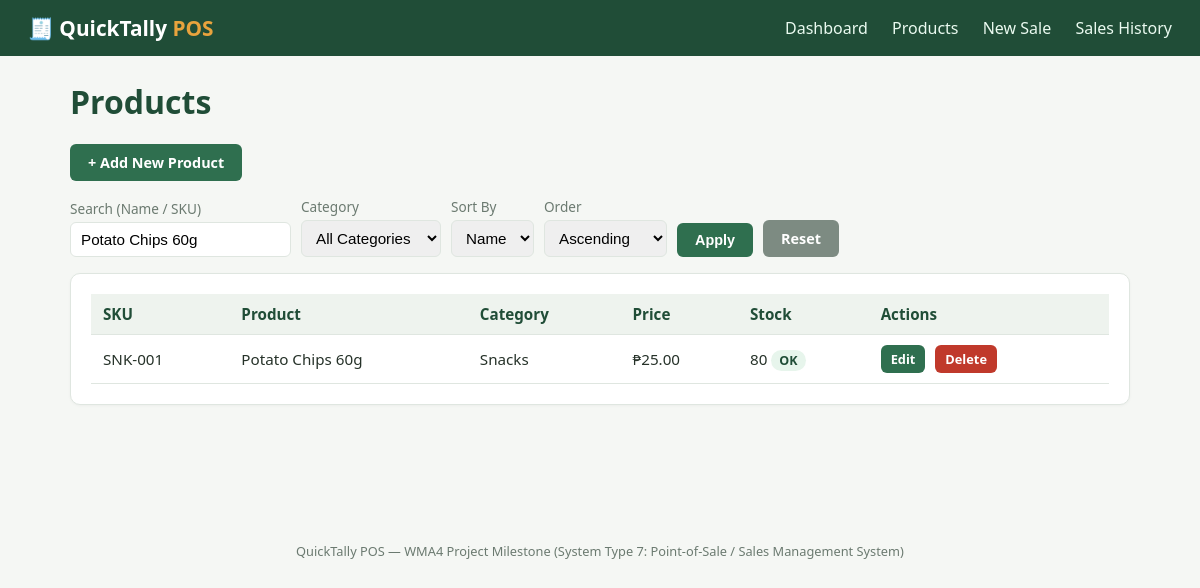
Screenshot of /products.php?keyword=Potato Chips 60g with the database file from the repository.
### tables this page shows
CREATE TABLE products (
    product_id      INT AUTO_INCREMENT PRIMARY KEY,
    category_id     INT NOT NULL,
    sku             VARCHAR(30) NOT NULL UNIQUE,
    product_name    VARCHAR(150) NOT NULL,
    description     VARCHAR(255) DEFAULT NULL,
    unit_price      DECIMAL(10,2) NOT NULL,
    stock_quantity  INT NOT NULL DEFAULT 0,
    reorder_level   INT NOT NULL DEFAULT 10,
    created_at      TIMESTAMP DEFAULT CURRENT_TIMESTAMP,
    updated_at      TIMESTAMP DEFAULT CURRENT_TIMESTAMP ON UPDATE CURRENT_TIMESTAMP,
    CONSTRAINT fk_products_category
        FOREIGN KEY (category_id) REFERENCES categories(category_id)
        ON UPDATE CASCADE ON DELETE RESTRICT
);

CREATE TABLE categories (
    category_id     INT AUTO_INCREMENT PRIMARY KEY,
    category_name   VARCHAR(100) NOT NULL UNIQUE,
    description     VARCHAR(255) DEFAULT NULL,
    created_at      TIMESTAMP DEFAULT CURRENT_TIMESTAMP
);

### classes/Product.php (called while the page is built, shortened)
<?php
class Product extends BaseModel
{
    private ?int $productId;
    private string $sku;
    private string $productName;
    private float $unitPrice;
    private int $stockQuantity;
    private int $reorderLevel;
    private ?string $categoryName = null;
    public function __construct(
        ?int $productId = null,
        int $categoryId = 0,
        string $sku = '',
        string $productName = '',
        ?string $description = null,
        float $unitPrice = 0.0,
        int $stockQuantity = 0,
        int $reorderLevel = 10
    ) {
        $this->productId     = $productId;
        $this->sku           = $sku;
        $this->productName   = $productName;
        $this->unitPrice     = $unitPrice;
        $this->stockQuantity = $stockQuantity;
        $this->reorderLevel  = $reorderLevel;
    }
    public function getProductId(): ?int { return $this->productId; }
    public function getSku(): string { return $this->sku; }
    public function getProductName(): string { return $this->productName; }
    public function getUnitPrice(): float { return $this->unitPrice; }
    public function getStockQuantity(): int { return $this->stockQuantity; }
    public function getCategoryName(): ?string { return $this->categoryName; }
    public function isLowStock(): bool
    {
        return $this->stockQuantity <= $this->reorderLevel;
    }
    public static function search(string $keyword = '', ?int $categoryId = null, string $sortBy = 'product_name', string $sortDir = 'ASC', int $limit = 50): array
    {
        $sortDir = strtoupper($sortDir) === 'DESC' ? 'DESC' : 'ASC';
        $sql = 'SELECT p.*, c.category_name
                  FROM products p
                  JOIN categories c ON c.category_id = p.category_id
                 WHERE (p.product_name LIKE :keyword1 OR p.sku LIKE :keyword2)';
        $params = [':keyword1' => "%{$keyword}%", ':keyword2' => "%{$keyword}%"];
        $sql .= " ORDER BY {$sortBy} {$sortDir} LIMIT :limit";
        $db = Database::getConnection();
        $stmt = $db->prepare($sql);
        foreach ($params as $key => $value) {
            $stmt->bindValue($key, $value);
        }
        $stmt->bindValue(':limit', $limit, PDO::PARAM_INT);
        $stmt->execute();
        $products = [];
        foreach ($stmt->fetchAll() as $row) {
            $products[] = self::hydrate($row);
        }
        return $products;
    }
    private static function hydrate(array $row): self
    {
        $product = new self(
            (int) $row['product_id'],
            (int) $row['category_id'],
            $row['sku'],
            $row['product_name'],
            $row['description'],
            (float) $row['unit_price'],
            (int) $row['stock_quantity'],
            (int) $row['reorder_level']
        );
        if (isset($row['category_name'])) {
            $product->categoryName = $row['category_name'];
        }
        return $product;
    }
}

### classes/Database.php (called while the page is built, shortened)
<?php
class Database
{
    private static ?PDO $instance = null;
    public static function getConnection(): PDO
    {
        if (self::$instance === null) {
            try {
                $dsn = 'mysql:host=' . DB_HOST . ';dbname=' . DB_NAME . ';charset=utf8mb4';
                self::$instance = new PDO($dsn, DB_USER, DB_PASS, [
                    PDO::ATTR_ERRMODE            => PDO::ERRMODE_EXCEPTION,
                    PDO::ATTR_DEFAULT_FETCH_MODE => PDO::FETCH_ASSOC,
                    PDO::ATTR_EMULATE_PREPARES   => false,
                ]);
            } catch (PDOException $e) {
                die('Database connection failed: ' . htmlspecialchars($e->getMessage()));
            }
        }
        return self::$instance;
    }
}

### products.php (the view, shortened to what this page needs)
<?php
require_once __DIR__ . '/classes/Product.php';
$keyword    = trim($_GET['keyword'] ?? '');
$categoryId = isset($_GET['category_id']) && $_GET['category_id'] !== '' ? (int) $_GET['category_id'] : null;
$sortBy     = $_GET['sort_by'] ?? 'product_name';
$sortDir    = $_GET['sort_dir'] ?? 'ASC';
$products   = Product::search($keyword, $categoryId, $sortBy, $sortDir, 200);
require __DIR__ . '/includes/header.php';
?>
<h1>Products</h1>
<p><a class="btn" href="product_form.php">+ Add New Product</a></p>
<form class="inline" method="get">
    <div class="field">
        <label for="keyword">Search (Name / SKU)</label>
        <input type="text" id="keyword" name="keyword" value="<?= htmlspecialchars($keyword) ?>" placeholder="e.g. water">
    </div>
    <div class="field">
        <label for="category_id">Category</label>
        <select id="category_id" name="category_id">
            <option value="">All Categories</option>
        </select>
    </div>
    <div class="field">
        <label for="sort_by">Sort By</label>
        <select id="sort_by" name="sort_by">
            <option value="product_name" <?= $sortBy === 'product_name' ? 'selected' : '' ?>>Name</option>
        </select>
    </div>
    <div class="field">
        <label for="sort_dir">Order</label>
        <select id="sort_dir" name="sort_dir">
            <option value="ASC" <?= $sortDir === 'ASC' ? 'selected' : '' ?>>Ascending</option>
        </select>
    </div>
    <button class="btn" type="submit">Apply</button>
    <a class="btn btn-secondary" href="products.php">Reset</a>
</form>
<div class="card">
    <table>
        <thead>
            <tr><th>SKU</th><th>Product</th><th>Category</th><th>Price</th><th>Stock</th><th>Actions</th></tr>
        </thead>
        <tbody>
        <?php if (empty($products)): ?>
            <tr><td colspan="6">No products found.</td></tr>
        <?php else: foreach ($products as $p): ?>
            <tr>
                <td><?= htmlspecialchars($p->getSku()) ?></td>
                <td><?= htmlspecialchars($p->getProductName()) ?></td>
                <td><?= htmlspecialchars($p->getCategoryName() ?? '') ?></td>
                <td>₱<?= number_format($p->getUnitPrice(), 2) ?></td>
                <td>
                    <?= $p->getStockQuantity() ?>
                    <?php if ($p->isLowStock()): ?>
                        <span class="badge badge-low">Low</span>
                    <?php else: ?>
                        <span class="badge badge-ok">OK</span>
                    <?php endif; ?>
                </td>
                <td class="actions">
                    <a class="btn btn-sm" href="product_form.php?id=<?= $p->getProductId() ?>">Edit</a>
                    <a class="btn btn-sm btn-danger" href="product_delete.php?id=<?= $p->getProductId() ?>"
                       onclick="return confirm('Delete this product? This cannot be undone.');">Delete</a>
                </td>
            </tr>
        <?php endforeach; endif; ?>
        </tbody>
    </table>
</div>
<?php require __DIR__ . '/includes/footer.php'; ?>

### css/style.css (style rules this page uses)
:root { --primary: #2f6f4f; --primary-dark: #204d37; --accent: #e8a33d; --bg: #f5f7f4; --card: #ffffff; --text: #263229; --muted: #6b7a70; --danger: #c0392b; --border: #dfe6e0; }
* { box-sizing: border-box; }
body { margin: 0; font-family: 'Segoe UI', Roboto, Arial, sans-serif; background: var(--bg); color: var(--text); }
h1, h2, h3 { color: var(--primary-dark); }
.card { background: var(--card); border: 1px solid var(--border); border-radius: 10px; padding: 20px; margin-bottom: 20px; box-shadow: 0 1px 3px rgba(0,0,0,0.04); }
table { width: 100%; border-collapse: collapse; background: var(--card); }
th, td { padding: 10px 12px; border-bottom: 1px solid var(--border); text-align: left; font-size: 0.95rem; }
th { background: #eef3ee; color: var(--primary-dark); }
.badge { padding: 2px 8px; border-radius: 12px; font-size: 0.78rem; font-weight: 600; }
.badge-ok { background: #e7f5ec; color: var(--primary-dark); }
form.inline { display: flex; gap: 10px; flex-wrap: wrap; align-items: end; margin-bottom: 16px; }
.field { display: flex; flex-direction: column; gap: 4px; }
label { font-size: 0.85rem; color: var(--muted); }
input, select, textarea { padding: 8px 10px; border: 1px solid var(--border); border-radius: 6px; font-size: 0.95rem; }
.btn { display: inline-block; background: var(--primary); color: #fff; border: none; padding: 9px 18px; border-radius: 6px; cursor: pointer; font-weight: 600; text-decoration: none; font-size: 0.9rem; }
.btn-danger { background: var(--danger); }
.btn-secondary { background: #7d8b82; }
.btn-sm { padding: 5px 10px; font-size: 0.8rem; }
.actions a, .actions button { margin-right: 6px; }

### rows the page displays
products: sku "SNK-001", product_name "Potato Chips 60g", category.category_name "Snacks", unit_price "25.00", stock_quantity "80", reorder_level "OK"
